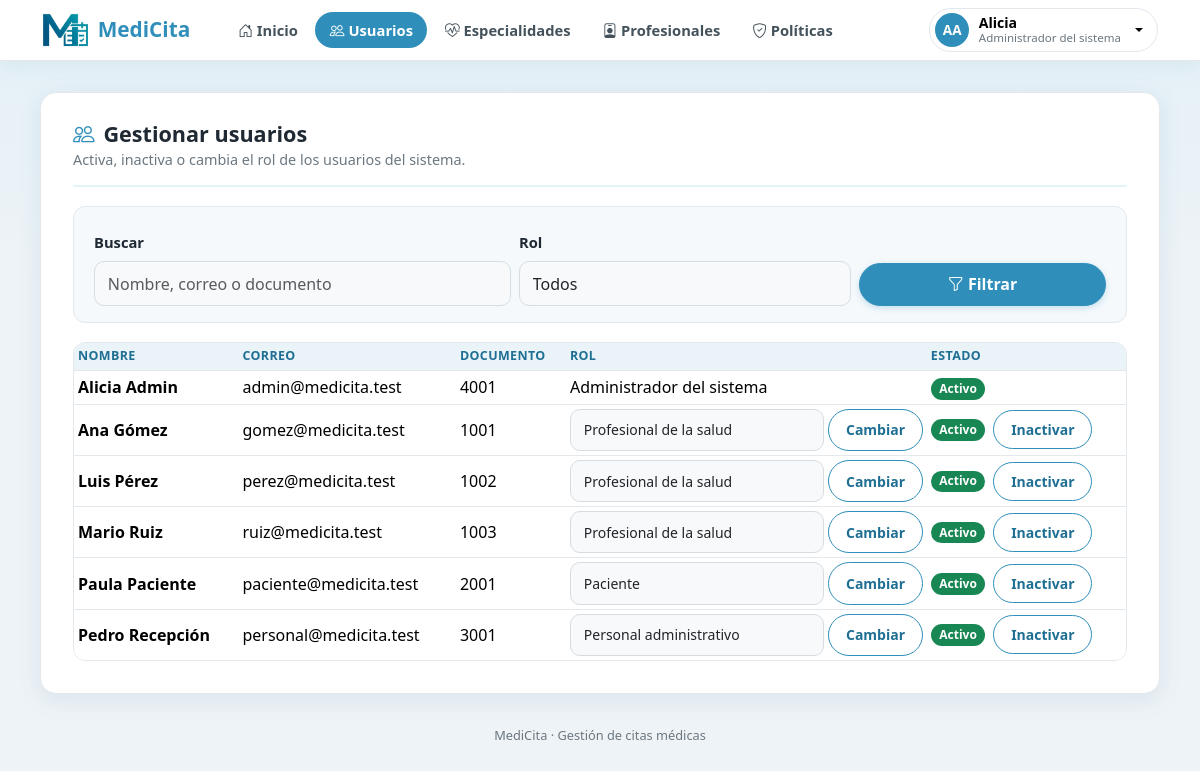
/gestion/usuarios/ (signed in), run on the app's committed database.
### usuarios/models.py (models this page shows, shortened)
class Usuario(AbstractUser):
    class Rol(models.TextChoices):
        PACIENTE = "PACIENTE", "Paciente"
        PROFESIONAL = "PROFESIONAL", "Profesional de la salud"
        PERSONAL = "PERSONAL", "Personal administrativo"
        ADMIN = "ADMIN", "Administrador del sistema"
    username = None
    email = models.EmailField("correo electrónico", unique=True)
    documento = models.CharField("documento de identidad", max_length=20, unique=True)
    telefono = models.CharField("teléfono", max_length=20, blank=True)
    fecha_nacimiento = models.DateField("fecha de nacimiento", null=True, blank=True)
    rol = models.CharField(max_length=12, choices=Rol.choices, default=Rol.PACIENTE)
    USERNAME_FIELD = "email"
    REQUIRED_FIELDS = ["first_name", "last_name", "documento"]
    objects = UsuarioManager()

### citas/views_gestion.py (the view)
# urls.py: path("gestion/usuarios/", g.usuarios_lista, name="gestion_usuarios"),
@rol_requerido(ADMIN)
def usuarios_lista(request):
    q = request.GET.get("q", "").strip()
    rol = request.GET.get("rol", "")
    lista = Usuario.objects.order_by("first_name", "last_name")
    if q:
        lista = lista.filter(Q(first_name__icontains=q) | Q(last_name__icontains=q)
                             | Q(email__icontains=q) | Q(documento__icontains=q))
    if rol in Usuario.Rol.values:
        lista = lista.filter(rol=rol)
    return render(request, "gestion/usuarios.html", {
        "usuarios": lista, "roles": Usuario.Rol.choices, "q": q, "rol_sel": rol})

### usuarios/context.py (called while the page is built)
def paciente_gestionado(request):
    usuario = getattr(request, "user", None)
    if usuario is not None and usuario.is_authenticated and usuario.rol == Usuario.Rol.PERSONAL:
        pk = request.session.get("paciente_gestionado")
        if pk:
            return {"paciente_gestionado": Usuario.objects.filter(pk=pk, rol=Usuario.Rol.PACIENTE).first()}
    return {}

### usuarios/permisos.py (called while the page is built)
def rol_requerido(*roles):
    def decorador(vista):
        @wraps(vista)
        def envoltura(request, *args, **kwargs):
            if request.user.rol not in roles:
                messages.error(request, "No tienes permiso para acceder a esa sección.")
                return redirect("panel")
            return vista(request, *args, **kwargs)
        return login_required(envoltura)
    return decorador

### templates/gestion/usuarios.html (shortened to what this page needs)
{% extends "base_app.html" %}
{% block ancho %} mc-wrap-xl{% endblock %}
{% block cuerpo %}
<div class="mc-pagehead"><div><h1><i class="bi bi-people"></i> Gestionar usuarios</h1><p>Activa, inactiva o cambia el rol de los usuarios del sistema.</p></div></div>
<form method="get" class="mc-filtros row g-2 align-items-end">
  <div class="col-sm-5"><label class="form-label" for="q">Buscar</label>
    <input class="form-control" id="q" name="q" value="{{ q }}" placeholder="Nombre, correo o documento"></div>
  <div class="col-sm-4"><label class="form-label" for="rolf">Rol</label>
    <select class="form-select" id="rolf" name="rol"><option value="">Todos</option>
      {% for v, n in roles %}<option value="{{ v }}" {% if v == rol_sel %}selected{% endif %}>{{ n }}</option>{% endfor %}</select></div>
  <div class="col-sm-3"><button class="btn btn-mc w-100" type="submit"><i class="bi bi-funnel"></i> Filtrar</button></div>
</form>
<div class="table-responsive">
<table class="table table-sm align-middle mc-tabla mc-tabla-izq">
  <thead><tr><th>Nombre</th><th>Correo</th><th>Documento</th><th>Rol</th><th>Estado</th></tr></thead>
  <tbody>
  {% for u in usuarios %}
    <tr>
      <td><strong>{{ u.get_full_name }}</strong></td><td>{{ u.email }}</td><td>{{ u.documento }}</td>
      <td>
        {% if u.pk == user.pk %}{{ u.get_rol_display }}
        {% else %}
        <form method="post" action="{% url 'usuario_rol' u.pk %}" class="d-flex gap-1">{% csrf_token %}
          <select class="form-select form-select-sm" name="rol">
            {% for v, n in roles %}<option value="{{ v }}" {% if v == u.rol %}selected{% endif %}>{{ n }}</option>{% endfor %}
          </select>
          <button class="btn btn-sm btn-mc-outline" type="submit">Cambiar</button>
        </form>
        {% endif %}
      </td>
      <td>
        {% if u.is_active %}<span class="badge bg-success">Activo</span>{% else %}<span class="badge bg-secondary">Inactivo</span>{% endif %}
        {% if u.pk != user.pk %}
        <form method="post" action="{% url 'usuario_estado' u.pk %}" class="ms-1">{% csrf_token %}
          <button class="btn btn-sm btn-mc-outline" type="submit">{% if u.is_active %}Inactivar{% else %}Activar{% endif %}</button></form>
        {% endif %}
      </td>
    </tr>
  {% empty %}<tr><td colspan="5" class="text-muted">No hay usuarios con esos filtros.</td></tr>
  {% endfor %}
  </tbody>
</table>
</div>
{% endblock %}

### templates/_topbar.html (shortened to what this page needs)
{% load static %}{% with u=request.resolver_match.url_name %}
<nav class="navbar navbar-expand-lg mc-nav">
  <div class="container-xl">
    <a class="navbar-brand mc-nav-brand" href="{% url 'panel' %}">
      <img src="{% static 'img/logo.png' %}" alt="" style="height:34px;width:auto" class="mc-logo" draggable="false"><span>MediCita</span>
    </a>
    <div class="collapse navbar-collapse" id="mcNav">
      <ul class="navbar-nav me-auto mb-2 mb-lg-0 ms-lg-3">
        <li class="nav-item"><a class="nav-link {% if u == 'panel' %}active{% endif %}" href="{% url 'panel' %}"><i class="bi bi-house-door"></i> Inicio</a></li>
        {% if user.rol == 'PACIENTE' %}
          <li class="nav-item"><a class="nav-link {% if u == 'horarios' or u == 'cita_nueva' or u == 'cita_confirmacion' %}active{% endif %}" href="{% url 'horarios' %}"><i class="bi bi-calendar-plus"></i> Disponibilidad</a></li>
          <li class="nav-item"><a class="nav-link {% if u == 'mis_citas' or u == 'cita_cancelar' or u == 'cita_reprogramar' %}active{% endif %}" href="{% url 'mis_citas' %}"><i class="bi bi-journal-medical"></i> Mis citas</a></li>
        {% elif user.rol == 'PROFESIONAL' %}
          <li class="nav-item"><a class="nav-link {% if u == 'agenda' %}active{% endif %}" href="{% url 'agenda' %}"><i class="bi bi-calendar3"></i> Mi agenda</a></li>
        {% elif user.rol == 'ADMIN' %}
          <li class="nav-item"><a class="nav-link {% if u == 'gestion_usuarios' %}active{% endif %}" href="{% url 'gestion_usuarios' %}"><i class="bi bi-people"></i> Usuarios</a></li>
          <li class="nav-item"><a class="nav-link {% if u == 'especialidades' or u == 'especialidad_editar' %}active{% endif %}" href="{% url 'especialidades' %}"><i class="bi bi-heart-pulse"></i> Especialidades</a></li>
          <li class="nav-item"><a class="nav-link " href="{% url 'profesionales' %}"><i class="bi bi-person-badge"></i> Profesionales</a></li>
          <li class="nav-item"><a class="nav-link {% if u == 'politicas' or u == 'politica_nueva' or u == 'politica_editar' %}active{% endif %}" href="{% url 'politicas' %}"><i class="bi bi-shield-check"></i> Políticas</a></li>
        {% endif %}
      </ul>
      <div class="dropdown">
        <button class="mc-user dropdown-toggle" type="button" data-bs-toggle="dropdown" aria-expanded="false">
          <span class="mc-avatar">{{ user.first_name|slice:":1" }}{{ user.last_name|slice:":1" }}</span>
          <span class="mc-user-info"><strong>{{ user.first_name }}</strong><small>{{ user.get_rol_display }}</small></span>
        </button>
      </div>
    </div>
  </div>
</nav>
{% endwith %}

### static/css/style.css (style rules this page uses)
:root { --mc: #2f8fba; --mc-dark: #1f6f94; --mc-light: #e3f3f9; --ink: #1f2933; --muted: #6b7780; --line: #e3e8ed; }
body { background: #eef3f7 linear-gradient(180deg, #e3f0f7 0, #eef3f7 280px) no-repeat; font-family: "Segoe UI", system-ui, -apple-system, sans-serif; color: var(--ink); min-height: 100vh; }
a { color: var(--mc-dark); }
.mc-nav { background: #fff; box-shadow: 0 1px 0 var(--line), 0 6px 18px rgba(31, 111, 148, .07); padding: .5rem 0; position: sticky; top: 0; z-index: 1030; }
.mc-nav-brand { display: flex; align-items: center; gap: .55rem; font-weight: 700; color: var(--mc) !important; font-size: 1.3rem; }
.mc-nav .nav-link { color: #44525c; font-weight: 600; font-size: .92rem; border-radius: 999px; padding: .45rem .9rem !important; margin: 0 .1rem; }
.mc-nav .nav-link.active { background: var(--mc); color: #fff; }
.mc-user { display: flex; align-items: center; gap: .6rem; background: #fff; border: 1px solid var(--line); border-radius: 999px; padding: .25rem .9rem .25rem .3rem; }
.mc-avatar { width: 34px; height: 34px; border-radius: 50%; background: var(--mc); color: #fff; font-weight: 700; font-size: .85rem; display: grid; place-items: center; text-transform: uppercase; }
.mc-user-info { display: flex; flex-direction: column; text-align: left; line-height: 1.15; }
.mc-user-info strong { font-size: .88rem; }
.mc-user-info small { color: var(--muted); font-size: .72rem; }
.mc-pagehead { display: flex; justify-content: space-between; align-items: flex-start; flex-wrap: wrap; gap: .75rem; padding-bottom: .9rem; margin-bottom: 1.2rem; border-bottom: 2px solid var(--mc-light); }
.mc-pagehead h1 { font-size: 1.35rem; font-weight: 700; color: var(--ink); margin: 0; display: flex; align-items: center; gap: .55rem; }
.mc-pagehead h1 i { color: var(--mc); }
.mc-pagehead p { margin: .15rem 0 0; color: var(--muted); font-size: .9rem; }
.mc-filtros { background: #f5f9fc; border: 1px solid var(--line); border-radius: 12px; padding: .9rem 1rem 1rem; margin: 0 0 1.2rem; }
.btn-mc { background: var(--mc); border: 1px solid var(--mc); color: #fff; border-radius: 999px; font-weight: 600; padding: .55rem 1.1rem; transition: all .15s; box-shadow: 0 2px 6px rgba(47, 143, 186, .25); }
.btn-mc-outline { border: 1px solid var(--mc); border-radius: 999px; font-weight: 600; background: #fff; color: var(--mc-dark); padding: .5rem 1.05rem; transition: all .15s; }
.form-control, .form-select { background: #f7f9fb; border: 1px solid #d5dde3; border-radius: 10px; padding: .6rem .8rem; }
.form-label { font-weight: 600; font-size: .92rem; }
.mc-tabla { border-collapse: separate; border-spacing: 0; border: 1px solid var(--line); border-radius: 12px; overflow: hidden; margin-bottom: 0; }
.mc-tabla th { background: #eaf3f8; color: var(--mc-dark); font-size: .78rem; text-transform: uppercase; letter-spacing: .03em; text-align: center; border-bottom: 1px solid var(--line) !important; }
.mc-tabla td { text-align: center; vertical-align: middle; border-bottom: 1px solid var(--line) !important; }
.mc-tabla tbody tr:last-child td { border-bottom: 0 !important; }
.mc-tabla-izq td, .mc-tabla-izq th { text-align: left; }
.table-sm form { display: inline; }
.badge { font-weight: 600; padding: .4em .7em; border-radius: 999px; }
.mc-logo { -webkit-user-drag: none; user-select: none; -webkit-user-select: none; pointer-events: none; }

### data on the page
Usuario: first_name "A", last_name "A", first_name "Alicia", rol "Administrador del sistema", get_full_name "Alicia Admin", email "admin@medicita.test", documento "4001", is_active "Activo"
Usuario: get_full_name "Ana Gómez", email "gomez@medicita.test", documento "1001", rol "Profesional de la salud", is_active "Activo"
Usuario: get_full_name "Luis Pérez", email "perez@medicita.test", documento "1002", rol "Profesional de la salud", is_active "Activo"
Usuario: get_full_name "Mario Ruiz", email "ruiz@medicita.test", documento "1003", rol "Profesional de la salud", is_active "Activo"
Usuario: get_full_name "Paula Paciente", email "paciente@medicita.test", documento "2001", rol "Paciente", is_active "Activo"
Usuario: get_full_name "Pedro Recepción", email "personal@medicita.test", documento "3001", rol "Personal administrativo", is_active "Activo"
